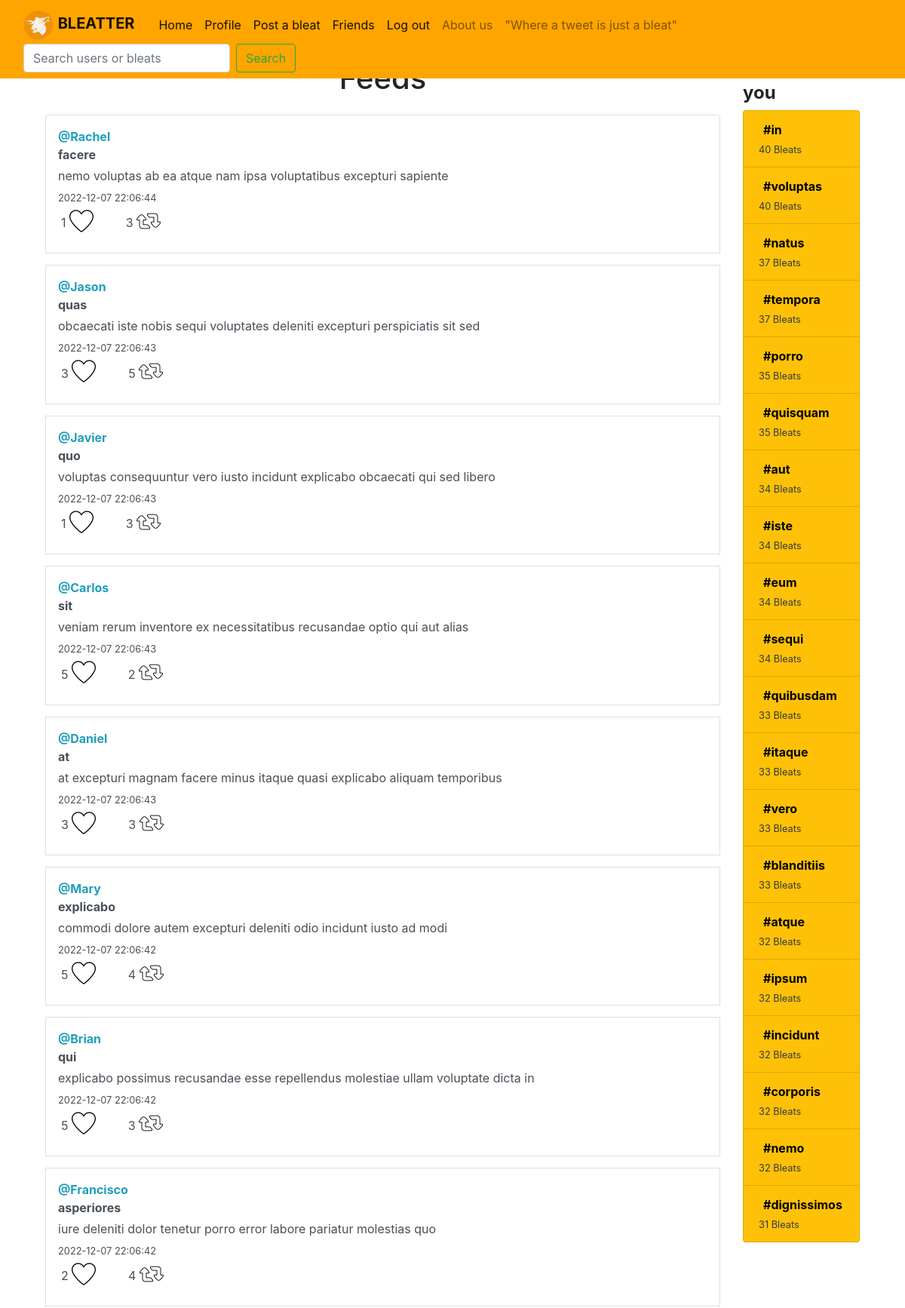
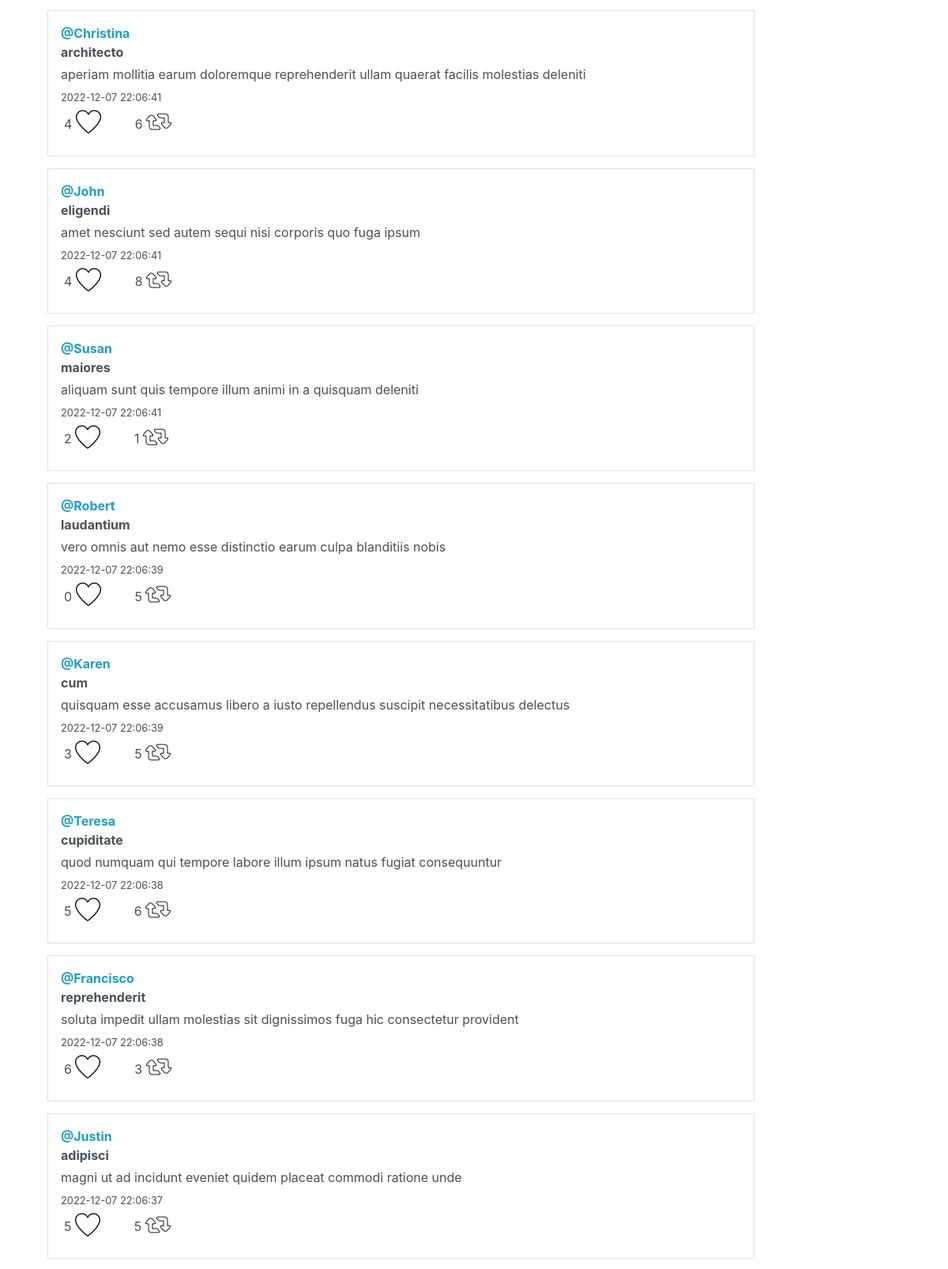
Screenshot of /home_page (signed in, upper part) with the database file from the repository (2 pictures, top to bottom).
### Main.py (models this page shows, shortened)
class User(db.Model):
    __tablename__ = "User"
    id = db.Column(db.Integer, primary_key=True)
    username = db.Column(db.String(24))
    email = db.Column(db.String(64), unique=True)
    pwd = db.Column(db.String(64))
    location = db.Column(db.String(64))
    bleats = db.relationship(
        "Bleat", passive_deletes=True, cascade="all, delete")

class Bleat(db.Model):
    __tablename__ = "Bleat"
    id = db.Column(db.Integer, primary_key=True)
    title = db.Column(db.String(256))
    content = db.Column(db.String(256))
    author_id = db.Column(db.Integer, db.ForeignKey(
        "User.id", ondelete='CASCADE'), nullable=False)
    like = db.Column(db.Integer)
    retweet = db.Column(db.Integer)
    reply = db.Column(db.Integer)
    date = db.Column(db.String(256), nullable=False)

### Main.py (the view, shortened to what this page needs)
@app.route("/home_page", methods=["GET", "POST"])
def home_user():
    g.search = "home_page"
    word_counter = Counter()
    bleats = Bleat.query.all()
    d_search = dict()
    for bleat in bleats:
        for w in bleat.title.split():
            word_counter[w] += 1
            if not d_search.get(w):
                d_search[w] = LinkedList()  # Access O(n) Insertion O(1)
                d_search[w].insert_beginning(bleat)
            else:
                d_search[w].insert_beginning(bleat)
        for w in bleat.content.split():
            word_counter[w] += 1
            if not d_search.get(w):
                d_search[w] = LinkedList()
                d_search[w].insert_beginning(bleat)
            else:
                d_search[w].insert_at_end(bleat)
    most_used_word = [u for u in word_counter.most_common(20)]
    if request.method == "GET":
        relation = Relationship.query.all()
        friends_id = []  # the ongoing friend id are store in this array
        user_id = session.get('current_user')
        for ele in relation:
            if ele.userID1 == user_id and ele.pending:
                friends_id.append(ele.userID2)
        users = User.query.all()
        friends_name = dict()
        while len(list(friends_name.keys())) != len(friends_id):
            for e in users:
                if e.id in friends_id:
                    friends_name[e.id] = e
        friends_bleats = []
        for ele in bleats:
            if ele.author_id in friends_id:
                friends_bleats.append((friends_name[ele.author_id], ele))
        like_bd = Like.query.all()
        like_index = dict()
        for l in like_bd:  # For each user we have all the bleat the liked
            if like_index.get(l.liker_id):
                like_index[l.liker_id].append(l.bleat_id)
            else:
                like_index[l.liker_id] = [l.bleat_id]
        rb_bd = Rebleat.query.all()
        rb_index = dict()
        for r in rb_bd:
            if rb_index.get(r.rebleater_id):
                rb_index[r.rebleater_id].append(r.bleat_id)
            else:
                rb_index[r.rebleater_id] = [r.bleat_id]
        for f_id in friends_name.keys():
            if rb_index.get(f_id):
                for b in rb_index.get(f_id):
                    bl = Bleat.query.filter(Bleat.id == b).first()
                    author = User.query.filter(User.id == bl.author_id).first()
                    friends_bleats.append((author, bl))
        friends_bleats = sorted(
            friends_bleats, key=lambda friends_bleats: friends_bleats[1].date)
        friends_bleats.reverse()
        return render_template("home_page.html", messages=friends_bleats, like_index=like_index,
                               rb_index=rb_index,
                               most_used_word=most_used_word,
                               current_user=session.get("current_user"))

### Main.py (called while the page is built)
@event.listens_for(Engine, "connect")
def _set_sqlite_pragma(dbapi_connection, connection_record):
    if isinstance(dbapi_connection, SQLite3Connection):
        cursor = dbapi_connection.cursor()
        cursor.execute("PRAGMA foreign_keys=ON;")
        cursor.close()

### data_struct.py (called while the page is built)
    def insert_beginning(self, data):
        if self.head is None:
            self.head = Node(data, None)
            self.last_node = self.head
            return
        new_node = Node(data, self.head)
        self.head = new_node

    def insert_at_end(self, data):
        if self.head is None:
            self.insert_beginning(data)
            return
        self.last_node.next_node = Node(data, None)
        self.last_node = self.last_node.next_node

### templates/home_page.html (shortened to what this page needs)
{% extends 'base.html' %}
{% block main %}
<div class="container">
    <div class="row">
        <div class="col">
            <div class="text-center">
                <h1>Feeds</h1>
            </div>
            <ul class="list-group">
                {%for author,b in messages%}
                <li class="list-group-item list-group-item-action flex-column align-items-start mt-3 shadow p-3 ">
                    <a style="color: #219EBC" href="/profile/{{author.id}}"><b>@{{author.username}}</b></a>
                    <p class="mb-1"><b>{{b.title}}</b></p>
                    <p class="mb-1">{{b.content}}</p>
                    <small>{{b.date}}</small>
                    <div class="row g-2">
                        <div class="p-1">
                            <div class="col">
                                {%if (b.id not in like_index[current_user]) %}
                                <form>
                                    <label for="like">{{b.like}}</label>
                                    <input class="like" onclick="updateLike_btn(this, '{{b.id}}')" type="button"
                                        name="Like" id="like" style="background-image: url('/static/like.png');
                                                                            background-color: white;
                                                                            background-repeat: no-repeat;
                                                                            background-size: 2em;
                                                                            border: none;
                                                                            width: 2.3em;
                                                                            height: 2.3em;
                                                                            ">
                                </form>
                                {% endif %}
                            </div>
                        </div>
                        <div class="p-1">
                            <div class="col">
                                {%if (b.id not in rb_index[current_user]) %}
                                <form>
                                    <label for="rebleat">{{b.retweet}}</label>
                                    <input class="rebleat" id="rebleat" onclick="updateRB_btn(this, '{{b.id}}')"
                                        type="button" name="Rebleat" style="background-image: url('/static/rebleat.png');
                                                                            background-color: white;
                                                                            background-repeat: no-repeat;
                                                                            background-size: 2em;
                                                                            border: none;
                                                                            width: 2.3em;
                                                                            height: 2.3em;
                                                                            ">
                                </form>
                                {% endif %}
                            </div>
                        </div>
                    </div>
                </li>
                {%endfor%}
            </ul>
        </div>
        <div class="col col-lg-2 rounded">
            <h4><b>Trend for you</b></h4>
            <ul class="list-group align-items-center ">
                {%for w,n in most_used_word %}
                <li
                    class="list-group-item list-group-item-action flex-column align-items-start shadow bg-warning text-dark">
                    <form action="/home_page" method="post">
                        <button class="link-button" type="submit"><b>#{{w}}</b>
                        </button>
                    </form>
                    <small>{{n}} Bleats</small>
                </li>
                {%endfor%}
            </ul>
        </div>
    </div>
</div>
{% endblock %}

### templates/home_page.html (style rules this page uses)
.link-button { background: none; border: none; cursor: pointer; }

### rows the page displays
User: username "Rachel", title "facere", content "nemo voluptas ab ea atque nam ipsa voluptatibus excepturi sapiente", date "2022-12-07 22:06:44", like "1", retweet "3"
User: username "Jason", title "quas", content "obcaecati iste nobis sequi voluptates deleniti excepturi perspiciatis sit sed", date "2022-12-07 22:06:43", like "3", retweet "5"
User: username "Javier", title "quo", content "voluptas consequuntur vero iusto incidunt explicabo obcaecati qui sed libero", date "2022-12-07 22:06:43", like "1", retweet "3"
User: username "Carlos", title "sit", content "veniam rerum inventore ex necessitatibus recusandae optio qui aut alias", date "2022-12-07 22:06:43", like "5", retweet "2"
User: username "Daniel", title "at", content "at excepturi magnam facere minus itaque quasi explicabo aliquam temporibus", date "2022-12-07 22:06:43", like "3", retweet "3"
User: username "Mary", title "explicabo", content "commodi dolore autem excepturi deleniti odio incidunt iusto ad modi", date "2022-12-07 22:06:42", like "5", retweet "4"
User: username "Brian", title "qui", content "explicabo possimus recusandae esse repellendus molestiae ullam voluptate dicta in", date "2022-12-07 22:06:42", like "5", retweet "3"
User: username "Francisco", title "asperiores", content "iure deleniti dolor tenetur porro error labore pariatur molestias quo", date "2022-12-07 22:06:42", like "2", retweet "4", title "reprehenderit", content "soluta impedit ullam molestias sit dignissimos fuga hic consectetur provident", date "2022-12-07 22:06:38", like "6", retweet "3"
User: username "Christina", title "architecto", content "aperiam mollitia earum doloremque reprehenderit ullam quaerat facilis molestias deleniti", date "2022-12-07 22:06:41", like "4", retweet "6"
User: username "John", title "eligendi", content "amet nesciunt sed autem sequi nisi corporis quo fuga ipsum", date "2022-12-07 22:06:41", like "4", retweet "8"
User: username "Susan", title "maiores", content "aliquam sunt quis tempore illum animi in a quisquam deleniti", date "2022-12-07 22:06:41", like "2", retweet "1"
User: username "Robert", title "laudantium", content "vero omnis aut nemo esse distinctio earum culpa blanditiis nobis", date "2022-12-07 22:06:39", like "0", retweet "5"
User: username "Karen", title "cum", content "quisquam esse accusamus libero a iusto repellendus suscipit necessitatibus delectus", date "2022-12-07 22:06:39", like "3", retweet "5"
User: username "Teresa", title "cupiditate", content "quod numquam qui tempore labore illum ipsum natus fugiat consequuntur", date "2022-12-07 22:06:38", like "5", retweet "6"
User: username "Justin", title "adipisci", content "magni ut ad incidunt eveniet quidem placeat commodi ratione unde", date "2022-12-07 22:06:37", like "5", retweet "5"
Bleat: title "voluptas", n "40"
Bleat: title "sequi", author "34"

### other values shown
{{ w }} "in" "natus" "tempora" "porro" "quisquam" "aut" "iste" "eum" "quibusdam" "itaque" "vero" "blanditiis" "atque" "ipsum" "incidunt" "corporis" "nemo" "dignissimos"
{{ n }} "40" "37" "37" "35" "35" "34" "34" "34" "33" "33" "33" "33" "32" "32" "32" "32" "32" "31"
